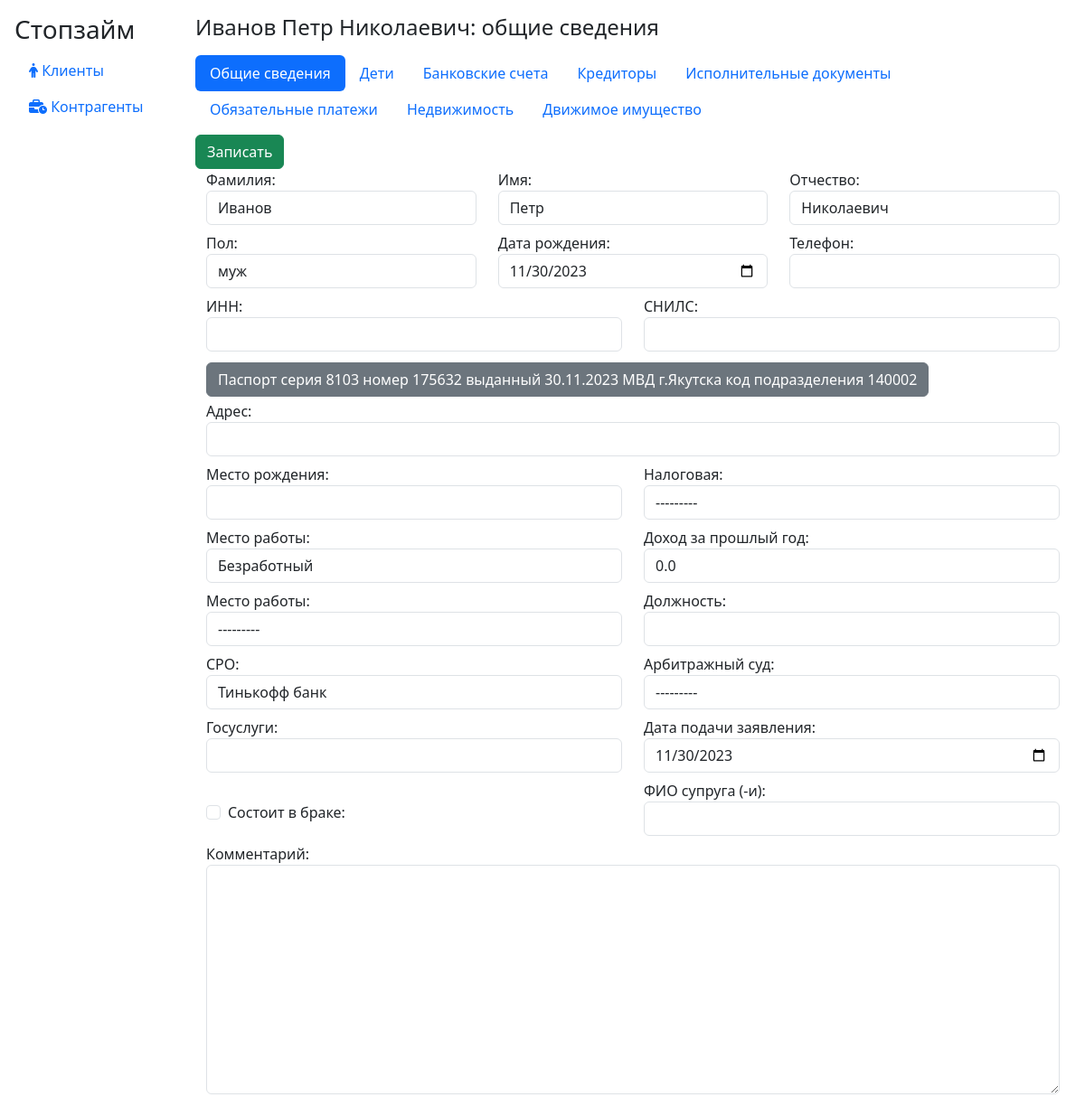
The page /customer/update_customer/1/ on the database its author committed.
### customers/models.py (models this page shows)
class Customer(models.Model):
    first_name = models.CharField('Имя', max_length=50, default='')
    middle_name = models.CharField('Отчество', max_length=50, default='')
    surname = models.CharField('Фамилия', max_length=50, default='')
    gender = models.CharField('Пол', max_length=6, choices=gender_choices, default='male')
    birthdate = models.DateField('Дата рождения', default=datetime.date.today)
    phone = models.CharField('Телефон', max_length=20, default='')
    tax_id = models.CharField('ИНН', max_length=12, default='')
    snils = models.CharField('СНИЛС', max_length=11, default='')
    passport_series = models.CharField('серия', max_length=5, default='')
    passport_number = models.CharField('номер', max_length=6, default='')
    passport_issuer = models.CharField('кем выдан', max_length=100, default='')
    passport_issue_date = models.DateField('дата выдачи', default=datetime.date.today)
    passport_issuer_code = models.CharField('код подразделения', max_length=6, default='')
    address = models.CharField('Адрес', max_length=255, default='')
    birthplace = models.CharField('Место рождения', max_length=255, default='')
    tax_inspection = models.ForeignKey(Company, blank=True, null=True, on_delete=models.CASCADE, verbose_name='Налоговая', related_name='customer_tax_inspection', default=None)
    occupation_choices = [('employed', 'Работает'), ('unemployed', 'Безработный'), ('pensioner', 'Пенсионер'), ('employed_pensioner', 'Работающий пенсионер')]
    occupation = models.CharField('Место работы', max_length=50, choices=occupation_choices, default='unemployed')
    previous_year_income = models.FloatField('Доход за прошлый год', default=0)
    job = models.ForeignKey(Company, blank=True, null=True, on_delete=models.CASCADE, verbose_name='Место работы', related_name='customer_job', default=None)
    position = models.CharField('Должность', max_length=100, default='')
    sro = models.ForeignKey(Company, blank=True, null=True, on_delete=models.CASCADE, verbose_name='СРО', related_name='customer_sro', default=None)
    arbitration_court = models.ForeignKey(Company, blank=True, null=True, on_delete=models.CASCADE, verbose_name='Арбитражный суд', related_name='customer_arbitration_court', default=None)
    gosuslugi = models.CharField('Госуслуги', max_length=50, default='')
    application_date = models.DateField('Дата подачи заявления', default=datetime.date.today)
    is_married = models.BooleanField('Состоит в браке',default=False)
    spouse_name = models.CharField('ФИО супруга (-и)', max_length=100, default='')
    comments = models.TextField('Комментарий', max_length=1000, default='')
    def __str__(self):
        return f"{self.surname} {self.first_name} {self.middle_name}"

### customers/views.py (the view, shortened to what this page needs)
# urls.py: path('update_customer/<int:pk>/', views.CustomerUpdateView.as_view(), name="update_customer"),
class CustomerUpdateView(UpdateView):
    form_class = forms.CustomerForm
    model = models.Customer
    template_name = 'customers/customer_create.html'
    def get_context_data(self, **kwargs):
        ctx_data = super().get_context_data(**kwargs)
        ctx_data['customer'] = self.object
        ctx_data['navs'] = get_customer_navs('Общие сведения',False)
        return ctx_data

### customers/models.py (called while the page is built)
    def __str__(self):
        return self.name

### customers/templates/customers/customer_create.html (shortened to what this page needs)
{% extends 'main/base.html' %}
{% block header %}
{% if customer %}
    {{ customer }}: общие сведения
{% else %}
    Новый клиент: общие сведения
{% endif %}
{% endblock %}
{% block content %}
{% include 'customers/partials/customer_navs.html' with navs=navs customer=customer%}
<form method="post">
    <button class="btn btn-success mt-2" type="submit">
        Записать
    </button>
    <div class="container-fluid">
        <div class="row">
            <div class="col">
                {{ form.surname.label_tag }}
                {{ form.surname }}
            </div>
            <div class="col">
                {{ form.first_name.label_tag }}
                {{ form.first_name }}
            </div>
            <div class="col">
                {{ form.middle_name.label_tag }}
                {{ form.middle_name }}
            </div>
        </div>
        <div class="row">
            <div class="col">
                {{ form.gender.label_tag }}
                {{ form.gender }}
            </div>
            <div class="col">
                {{ form.birthdate.label_tag }}
                {{ form.birthdate }}
            </div>
            <div class="col">
                {{ form.phone.label_tag }}
                {{ form.phone }}
            </div>
        </div>
        <div class="row">
            <div class="col">
                {{ form.tax_id.label_tag }}
                {{ form.tax_id }}
            </div>
            <div class="col">
                {{ form.snils.label_tag }}
                {{ form.snils }}
            </div>
        </div>
        <p class="my-1">
            <a class="btn btn-secondary" data-toggle="collapse" href="#collapsePassport" role="button" aria-expanded="false"
                aria-controls="collapsePassport">
                Паспорт серия {{customer.passport_series}} номер {{customer.passport_number}} выданный {{customer.passport_issue_date|date:"d.m.Y"}}
                {{customer.passport_issuer}} код подразделения {{customer.passport_issuer_code}}
            </a>
        </p>
        <div class="row">
            <div class="col">
                {{ form.address.label_tag }}
                {{ form.address }}
            </div>
        </div>
        <div class="row">
            <div class="col">
                {{ form.birthplace.label_tag }}
                {{ form.birthplace }}
            </div>
            <div class="col">
                {{ form.tax_inspection.label_tag }}
                {{ form.tax_inspection }}
            </div>
        </div>
        <div class="row">
            <div class="col">
                {{ form.occupation.label_tag }}
                {{ form.occupation }}
            </div>
            <div class="col">
                {{ form.previous_year_income.label_tag }}
                {{ form.previous_year_income }}
            </div>
        </div>
        <div class="row">
            <div class="col">
                {{ form.job.label_tag }}
                {{ form.job }}
            </div>
            <div class="col">
                {{ form.position.label_tag }}
                {{ form.position }}
            </div>
        </div>
        <div class="row">
            <div class="col">
                {{ form.sro.label_tag }}
                {{ form.sro }}
            </div>
            <div class="col">
                {{ form.arbitration_court.label_tag }}
                {{ form.arbitration_court }}
            </div>
        </div>
        <div class="row">
            <div class="col">
                {{ form.gosuslugi.label_tag }}
                {{ form.gosuslugi }}
            </div>
            <div class="col">
                {{ form.application_date.label_tag }}
                {{ form.application_date }}
            </div>
        </div>
        <div class="row">
            <div class="col">
                <br>
                <div class="form-check">
                    {{form.is_married.label_tag}}
                    {{form.is_married}}
                </div>
            </div>
            <div class="col">
                {{form.spouse_name.label_tag}}
                {{form.spouse_name}}
            </div>
        </div>
        <div class="row">
            <div class="col">
                {{ form.comments.label_tag }}
                {{ form.comments }}
            </div>
        </div>
    </div>
</form>
{% endblock %}

### main/templates/main/base.html (shortened to what this page needs)
{% load static %}
<!DOCTYPE html>
<html lang="en">
<head>
    <link rel="stylesheet" href="https://cdn.jsdelivr.net/npm/bootstrap@5.3.2/dist/css/bootstrap.min.css"
>
    <link rel="stylesheet" href="{% static 'main/css/main.css' %}">
    <link rel="stylesheet" href="https://cdnjs.cloudflare.com/ajax/libs/font-awesome/6.4.2/css/all.min.css">
    <link rel="stylesheet" href="{% static 'main/css/tcal.css' %}">
</head>
<body>
    <div class="container-fluid">
        <div class="row">
            <div class="col-2 p-3">
                <h3>Стопзайм</h3>
                <nav class="nav flex-column">
                    <a class="nav-link" href="{% url 'customers:list' %}">
                        <i class="fa-solid fa-person"></i> Клиенты
                    </a>
                    <a class="nav-link" href="{% url 'customers:companies_list' %}">
                        <i class="fa-solid fa-business-time"></i> Контрагенты
                    </a>
                </nav>
            </div>
            <div class="col-10 p-3">
                <div class="mb-3">
                    <h4>
                        {% block header %}
                        {% endblock %}
                    </h4>
                </div>
                {% block content %}
                {% endblock %}
            </div>
        </div>
    </div>
</body>
</html>

### customers/templates/customers/partials/customer_navs.html
<ul class="nav nav-pills">
    {% for nav in navs %}
    <li class="nav-item">
        <a class="nav-link {%if nav.active%} active{%endif%}{%if nav.disabled%} disabled{% endif %}"
            aria-current="page"
            {%if nav.table%}
            href="{%if nav.is_new%}#{%else%}{% url nav.link customer.id nav.table%}{%endif%}"
            {%else%}
            href="{% url nav.link customer.id%}"
            {%endif%}
            >
            {{ nav.title }}
        </a>
    </li>
    {% endfor %}
</ul>

### rows shown on the page
Customer: surname+first_name+middle_name "Иванов Петр Николаевич", surname "Иванов", first_name "Петр", middle_name "Николаевич", gender "муж", birthdate "11/30/2023", passport_series "8103", passport_number "175632", passport_issue_date "30.11.2023", passport_issuer "МВД г.Якутска", passport_issuer_code "140002", tax_inspection "---------", occupation "Безработный", previous_year_income "0.0", job "---------", sro "Тинькофф банк", arbitration_court "---------", application_date "11/30/2023"

### other values the page prints
{{ nav.title }} "Общие сведения" "Дети" "Банковские счета" "Кредиторы" "Исполнительные документы" "Обязательные платежи" "Недвижимость" "Движимое имущество"
